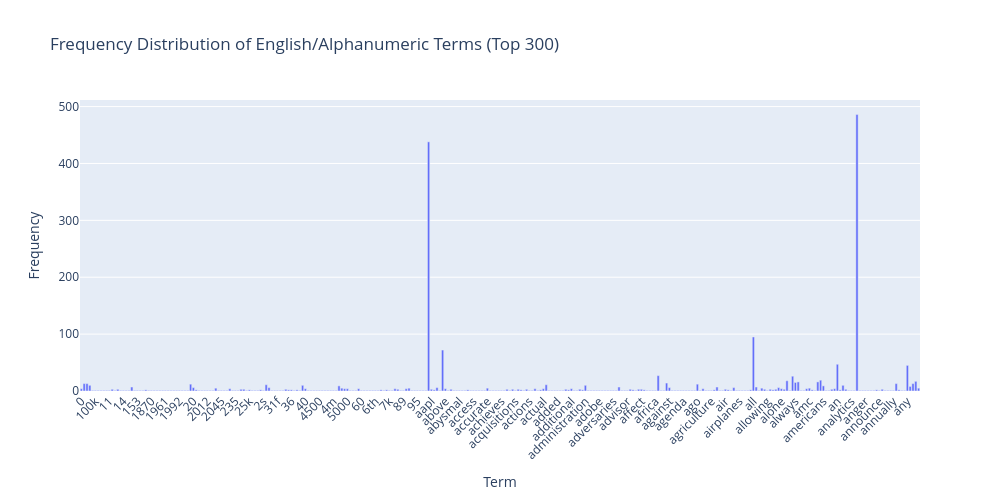

This figure's notebook cell:
### Code cell
# EX12: Use Plotly to draw the filtered term frequency distribution
import pandas as pd
import plotly.express as px
import re

# 過濾詞彙：只保留「由英文字母或數字組成」的 term
terms = vectorizer.get_feature_names_out()
mask = [bool(re.match(r'^[A-Za-z0-9]+$', t)) for t in terms]
filtered_terms = terms[mask]
filtered_freq = term_freq[mask]

# 取前 300 個符合條件的 term
df_filtered = pd.DataFrame({
    'term': filtered_terms[:300],
    'frequency': filtered_freq[:300]
})

# 畫出互動式長條圖
fig = px.bar(
    df_filtered,
    x='term',
    y='frequency',
    title='Frequency Distribution of English/Alphanumeric Terms (Top 300)',
    labels={'term': 'Term', 'frequency': 'Frequency'}
)

fig.update_layout(
    xaxis_tickangle=-45,
    width=1000,
    height=500
)
fig.show()

### Figure 1 — Plotly figure (JSON) as saved in the notebook; plotly's stock layout.template omitted (floating-point values rounded to 4 significant figures; data arrays with more than 128 entries replaced by an {"elided": "..."} marker saying what was removed)
{"data": [{"hovertemplate": "Term=%{x}<br>Frequency=%{y}<extra></extra>", "legendgroup": "", "marker": {"color": "#636efa", "pattern": {"shape": ""}}, "name": "", "orientation": "v", "showlegend": false, "textposition": "auto", "type": "bar", "x": {"elided": "300 str values"}, "xaxis": "x", "y": {"elided": "300 int values"}, "yaxis": "y"}], "layout": {"barmode": "relative", "height": 500, "legend": {"tracegroupgap": 0}, "title": {"text": "Frequency Distribution of English/Alphanumeric Terms (Top 300)"}, "width": 1000, "xaxis": {"anchor": "y", "domain": [0, 1], "tickangle": -45, "title": {"text": "Term"}}, "yaxis": {"anchor": "x", "domain": [0, 1], "title": {"text": "Frequency"}}}}
